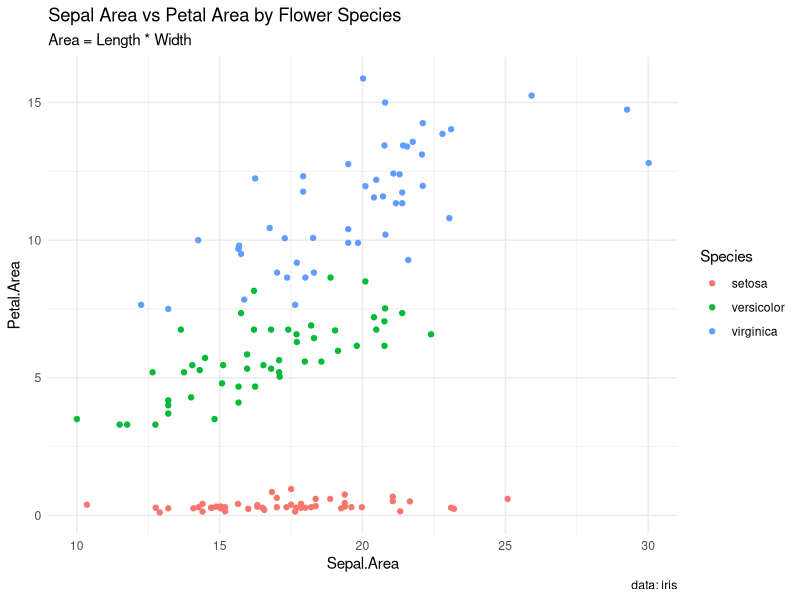
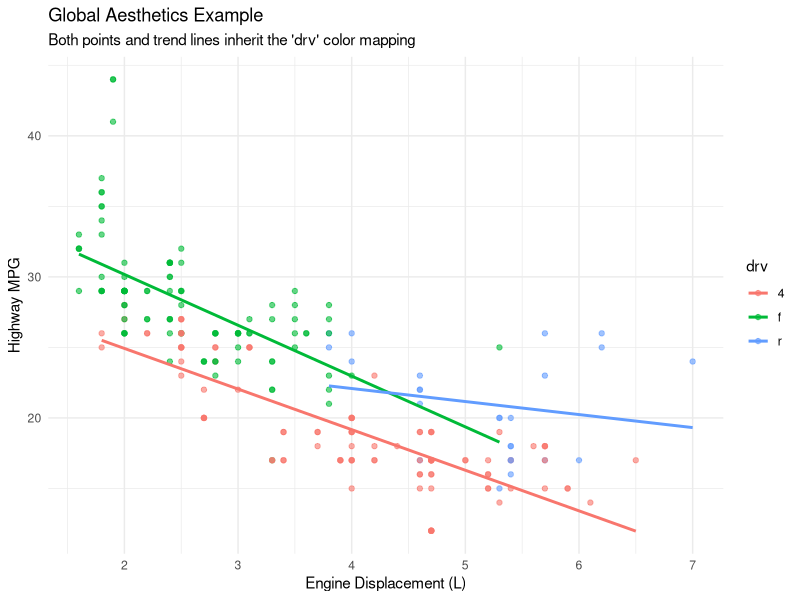
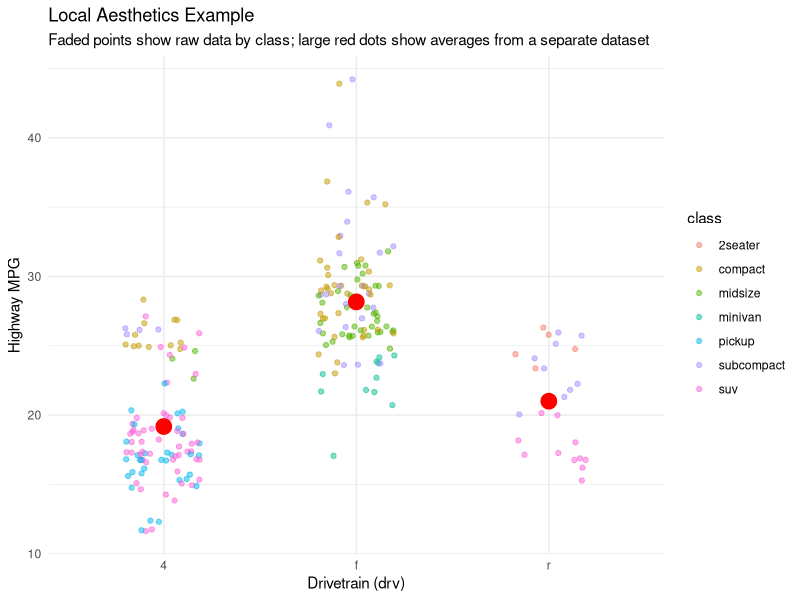
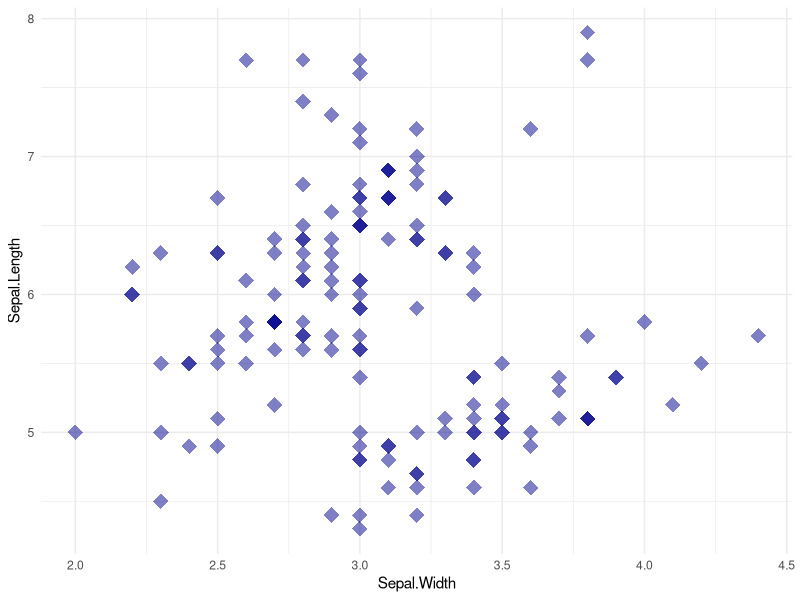
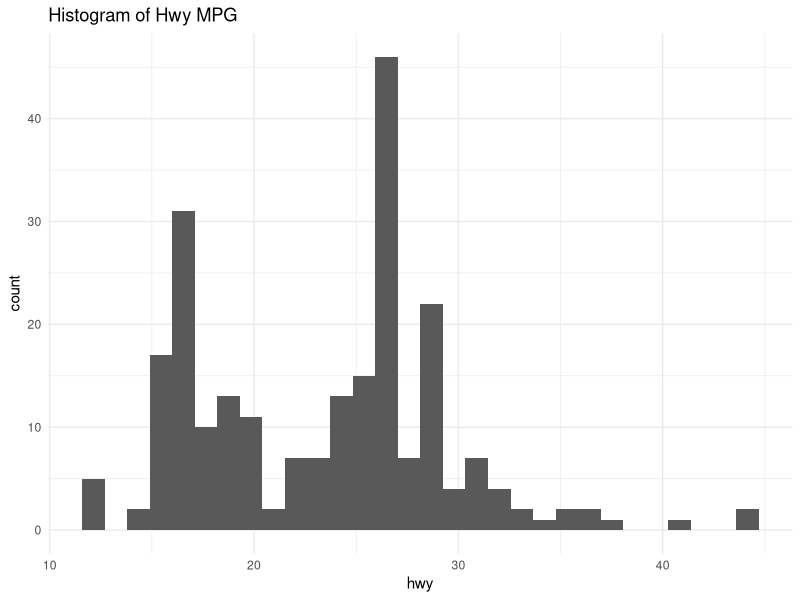
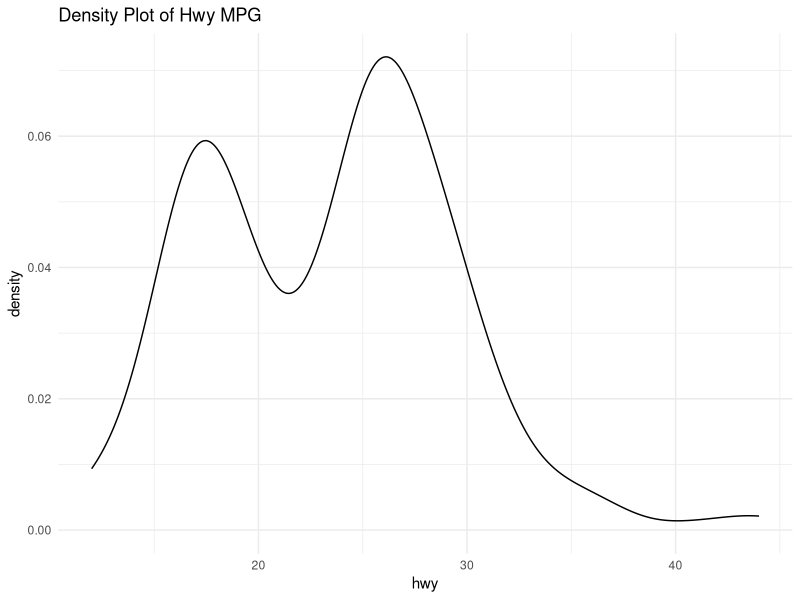
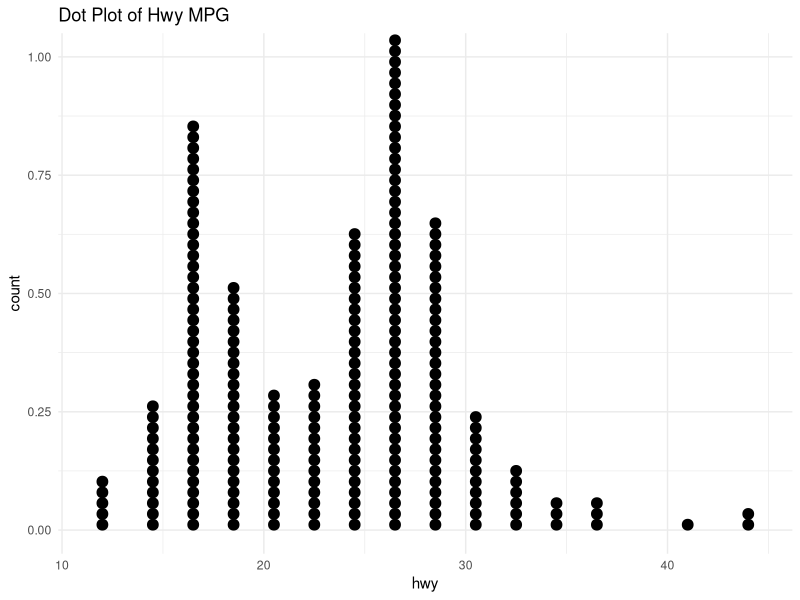
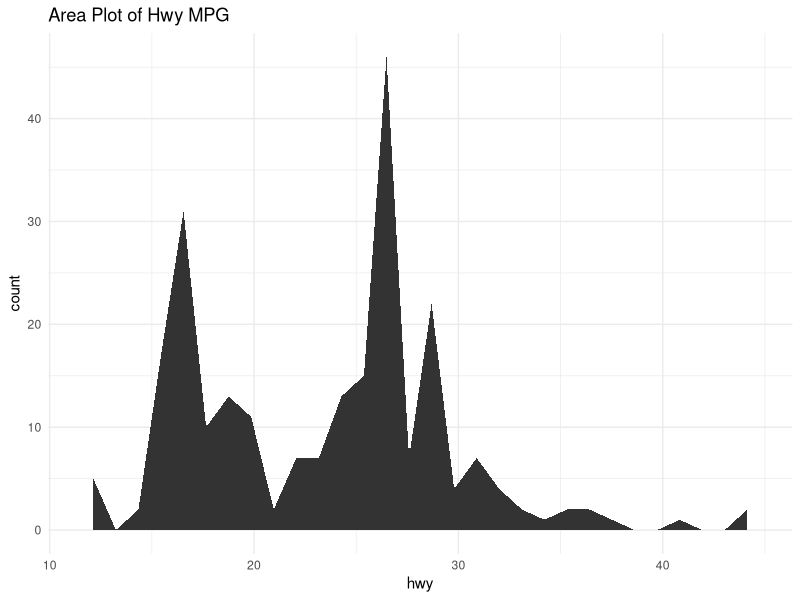

The R source for these figures, in order:
## ---- chunk 1
#| warning: false

library(dplyr)

iris_mod <- iris |>
mutate(
  Sepal.Area = Sepal.Length * Sepal.Width,
  Petal.Area = Petal.Length * Petal.Width
)
## ---- chunk 2
#| warning: false

library(ggplot2)

ggplot(
  data = iris_mod, 
  mapping = aes(x = Sepal.Area, y = Petal.Area, color = Species)
  ) +
geom_point() +
labs(
  title = "Sepal Area vs Petal Area by Flower Species",
  subtitle = "Area = Length * Width",
  caption = "data: iris"
) +
theme_minimal()
## ---- chunk 3
#| warning: false 
library(ggplot2)

ggplot(data = mpg, aes(x = displ, y = hwy, color = drv)) +
  geom_point(alpha = 0.6) +
  geom_smooth(method = "lm", se = FALSE) +
  labs(
    title = "Global Aesthetics Example",
    subtitle = "Both points and trend lines inherit the 'drv' color mapping",
    x = "Engine Displacement (L)",
    y = "Highway MPG"
  ) +
  theme_minimal()
## ---- chunk 4
#| warning: false 
library(ggplot2)
library(dplyr)

mpg_summary <- mpg |>
  group_by(drv) |>
  summarize(avg_hwy = mean(hwy))

ggplot() +
  geom_point(
    data = mpg, 
    aes(x = drv, y = hwy, color = class),
    position = position_jitter(width = 0.2), 
    alpha = 0.5
  ) +
  geom_point(
    data = mpg_summary, 
    aes(x = drv, y = avg_hwy), 
    color = "red", 
    size = 5
  ) +
  labs(
    title = "Local Aesthetics Example",
    subtitle = "Faded points show raw data by class; large red dots show averages from a separate dataset",
    x = "Drivetrain (drv)",
    y = "Highway MPG"
  ) +
  theme_minimal()
## ---- chunk 5
#| warning: false
# I want every point in a scatter plot to be:
# Large, Transparent, Blue, Diamond-Shaped
ggplot(iris, aes(x = Sepal.Width, y = Sepal.Length)) +
geom_point(color = "darkblue", alpha = 0.5, shape = "diamond", size = 5) +
theme_minimal()
## ---- chunk 6
#| warning: false
#| layout-ncol: 2

library(ggplot2)
c <- ggplot(mpg, aes(x = hwy)) + theme_minimal()

# Histogram
c + geom_histogram() + labs(title = "Histogram of Hwy MPG")

# Density
c + geom_density() + labs(title = "Density Plot of Hwy MPG")

# Dot Plot
c + geom_dotplot(dotsize = 0.5) + labs(title = "Dot Plot of Hwy MPG")

# Area Plot
c + geom_area(stat = "bin") + labs(title = "Area Plot of Hwy MPG")

## ---- chunk 7
#| warning: false
#| layout-ncol: 2

library(ggplot2)
e <- ggplot(mpg, aes(x = cty, y = hwy)) + theme_minimal()

# Scatter Plot
e + geom_point() + labs(title = "Scatter Plot of Cty vs Hwy MPG")

# Labeled Scatter Plot
e + geom_label(aes(label = model)) + labs(title = "Labeled Scatter Plot of Cty vs Hwy MPG")

# Smoothed Plot
e + geom_smooth() + labs(title = "Smoothed Plot of Cty vs Hwy MPG")
## ---- chunk 8
#| warning: false
#| layout-ncol: 2

library(ggplot2)
library(dplyr)

f <- ggplot(mpg, aes(x = class, y = hwy)) + theme_minimal()

f_alt <- mpg |>
  group_by(class) |>
  summarize(avg_hwy = mean(hwy)) |>
  ggplot(aes(x = class, y = avg_hwy)) + theme_minimal()

# Boxplot
f + geom_boxplot() + labs(title = "Boxplot of Class vs Hwy MPG")

# Dot Plot
f + geom_dotplot(binaxis = "y", stackdir = "center", dotsize = 0.5) +
labs(title = "Dot Plot of Class vs Hwy MPG")

# Violin Plot
f + geom_violin(scale = "area") + labs(title = "Violin Plot of Class vs Hwy MPG")

# Bar Plot
f_alt + geom_col() + labs(title = "Bar Plot of Class vs Avg Hwy MPG", subtitle = "Averages pre-calculated in new dataset")
## ---- chunk 9
#| warning: false
#| layout-ncol: 2

library(ggplot2)

i <- ggplot(economics, aes(x = date, y = unemploy)) + theme_minimal()

i_alt <- economics |>
filter(date < as.Date("2015-01-01") & date > as.Date("2014-01-01")) |>
ggplot(aes(x = date, y = unemploy)) + theme_minimal()

# Line plot
i + geom_line() + labs(title = "Line Plot of Unemployment Over Time")

# Area plot
i + geom_area() + labs(title = "Area Plot of Unemployment Over Time")

# Step plot
i_alt + geom_step() + labs(title = "Step Plot of Unemployment Over Time", subtitle = "Dataset truncated to 2014-2015 for detail")
## ---- chunk 10
#| warning: false
#| layout-ncol: 2

library(ggplot2)

s <- ggplot(mpg, aes(y = hwy)) + theme_minimal()

s + 
  geom_point(aes(x = displ), alpha = 0.5) +
  scale_x_continuous(breaks = c(2, 4, 6), labels = c("Small (2L)", "Medium (4L)", "Large (6L)")) +
  labs(title = "1. Continuous Scale", x = "Engine Displacement")

s + 
  geom_boxplot(aes(x = drv)) +
  scale_x_discrete(limits = c("r", "f", "4"), labels = c("Rear", "Front", "4-Wheel")) +
  labs(title = "2. Discrete Scale", x = "Drivetrain")

s + 
  geom_point(aes(x = displ), alpha = 0.5) +
  scale_x_binned(n.breaks = 5) +
  labs(title = "3. Binned Scale", x = "Binned Engine Displacement")
## ---- chunk 11
#| warning: false
#| layout-ncol: 2

library(ggplot2)

# Sequential Variable - Cut Quality of a Diamond
ggplot(diamonds, aes(x = price, fill = cut)) +
  geom_histogram(position = "dodge", binwidth = 5000) +
  scale_fill_brewer(palette = "Purples") +
  theme_minimal()

# Diverging Variable - Clarity Quality of a Diamond
ggplot(diamonds, aes(x = price, fill = clarity)) +
  geom_histogram(position = "dodge", binwidth = 5000) +
  scale_fill_brewer(palette = "RdYlGn") +
  theme_minimal()
## ---- chunk 12
#| warning: false
#| layout-ncol: 3

library(ggplot2)
library(ggthemes)

p <- ggplot(mtcars, aes(x = mpg, fill = as.factor(cyl))) +
  geom_density(alpha = 0.7)

p + labs(title = "Default Theme")

p + theme_minimal() + labs(title = "Minimal Theme")

p + theme_bw() + labs(title = "B&W Theme")

p + theme_void() + labs(title = "Void Theme")

p + theme_base() + labs(title = "ggthemes Base Theme")

p + theme_calc() + scale_fill_calc() + labs(title = "ggthemes Calculator Theme")
## ---- chunk 13
#| warning: false

library(ggplot2)

custom_theme <- theme_minimal() +
  theme(
    plot.title = element_text(size = 16, face = "bold", hjust = 0.5),
  )

ggplot(mpg, aes(x = displ, y = hwy)) +
  geom_point() +
  labs(title = "displ vs hwy") +
  custom_theme
## ---- chunk 14
#| warning: false
library(ggplot2)

# Splits the scatter plot into separate panels for each car class
ggplot(mpg, aes(x = displ, y = hwy)) +
  geom_point() +
  facet_wrap(~ class) +
  theme_minimal()
## ---- chunk 15
#| warning: false
library(ggplot2)

# Creates a grid where rows = drv and columns = cyl
ggplot(mpg, aes(x = displ, y = hwy)) +
  geom_point() +
  facet_grid(drv ~ cyl, labeller = label_both) +
  theme_minimal()
